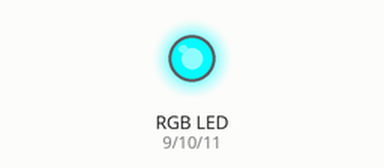
Simulated run of this sketch. Board: Arduino Uno, built with avr-gcc and run on an emulated ATmega328P. Parts: an RGB LED mixed from three pins (HIGH = lit).

Above: at 0.15 s.
At 4.06 s:
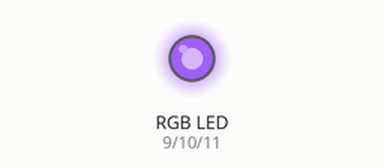
At 8.27 s:
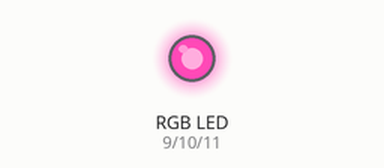
At 16.4 s:
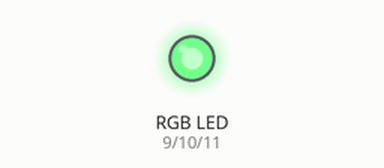
At 26.33 s:
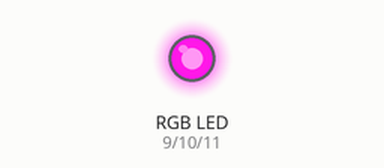
At 37.17 s:
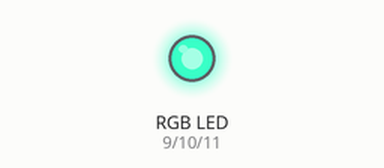
Timing chart, 0 to 40.0 s (numbered marks = the images above):
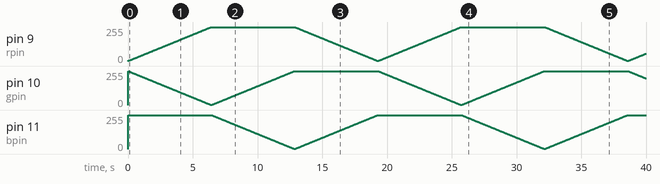

The sketch:

RGB.ino
```cpp
//i/o pin declarations
int rpin = 9;
int gpin = 10;
int bpin = 11;

//function prototypes
void solid(int r, int g, int b, int t);
void fade(int r1, int g1, int b1, int r2, int g2, int b2, int t);

void setup()
{
//empty
}

void loop()
{
 //colour sequence instructions

 //Example sequence one: Rainbow fade over 15 seconds:
 fade(255,0,0,0,255,0,5000); //fade from red to green over 5 seconds
 fade(0,255,0,0,0,255,5000); //fade from green to blue over 5 seconds
 fade(0,0,255,255,0,0,5000); //fade from blue to red over 5 seconds
}

//function holds RGB values for time t milliseconds
void solid(int r, int g, int b, int t)
{

 //map values - arduino is sinking current, not sourcing it
 r = map(r, 0, 255, 255, 0);
 g = map(g, 0, 255, 255, 0);
 b = map(b, 0, 255, 255, 0);

 //output
 analogWrite(rpin,r);
 analogWrite(gpin,g);
 analogWrite(bpin,b);

 //hold at this colour set for t ms
 delay(t);

}

//function fades between two RGB values over fade time period t
//maximum value of fade time = 30 seconds before gradient values
//get too small for floating point math to work? replace floats
//with doubles to remedy this?
void fade(int r1, int g1, int b1, int r2, int g2, int b2, int t)
{

 float r_float1, g_float1, b_float1;
 float r_float2, g_float2, b_float2;
 float grad_r, grad_g, grad_b;
 float output_r, output_g, output_b;

 //declare integer RGB values as float values
 r_float1 = (float) r1;
 g_float1 = (float) g1;
 b_float1 = (float) b1;
 r_float2 = (float) r2;
 g_float2 = (float) g2;
 b_float2 = (float) b2;

 //calculate rates of change of R, G, and B values
 grad_r = (r_float2-r_float1)/t;
 grad_g = (g_float2-g_float1)/t;
 grad_b = (b_float2-b_float1)/t;

 //loop round, incrementing time value "i"
 for ( float i=0; i<=t; i++ )
 {

   output_r = r_float1 + grad_r*i;
   output_g = g_float1 + grad_g*i;
   output_b = b_float1 + grad_b*i;

   //map values - arduino is sinking current, not sourcing it
   output_r = map (output_r,0,255,255,0);
   output_g = map (output_g,0,255,255,0);
   output_b = map (output_b,0,255,255,0);

   //output
   analogWrite(rpin, (int)output_r);
   analogWrite(gpin, (int)output_g);
   analogWrite(bpin, (int)output_b);

   //hold at this colour set for 1ms
   delay(1);

 }
}
```
